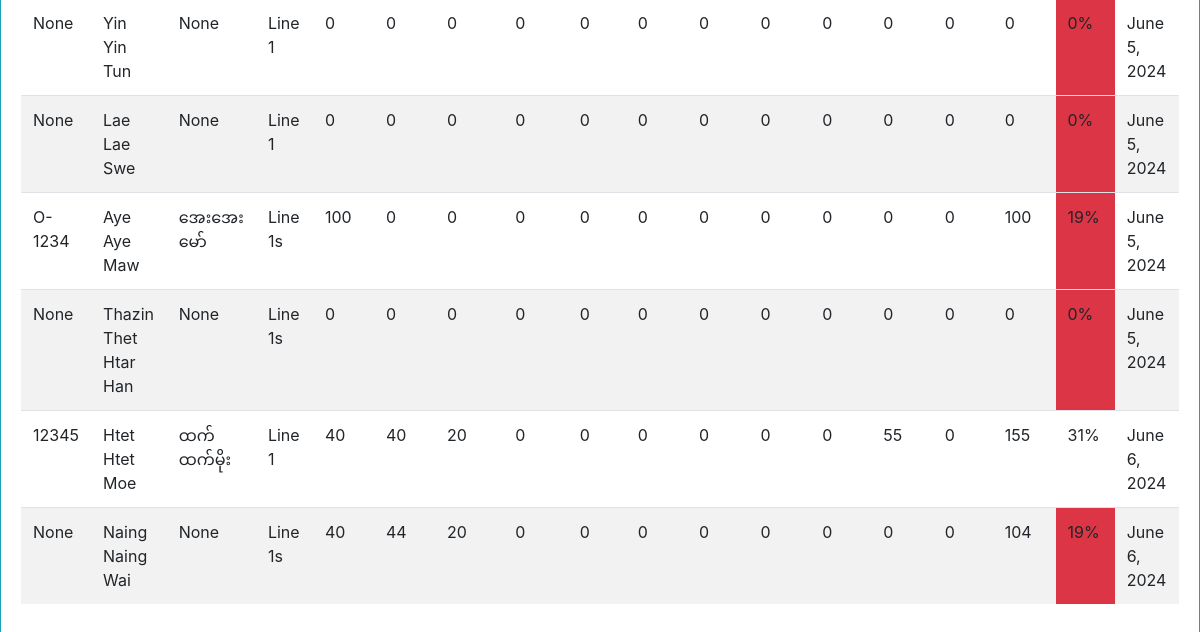
Before: /monthly_report/ (lower part) with the older database file.
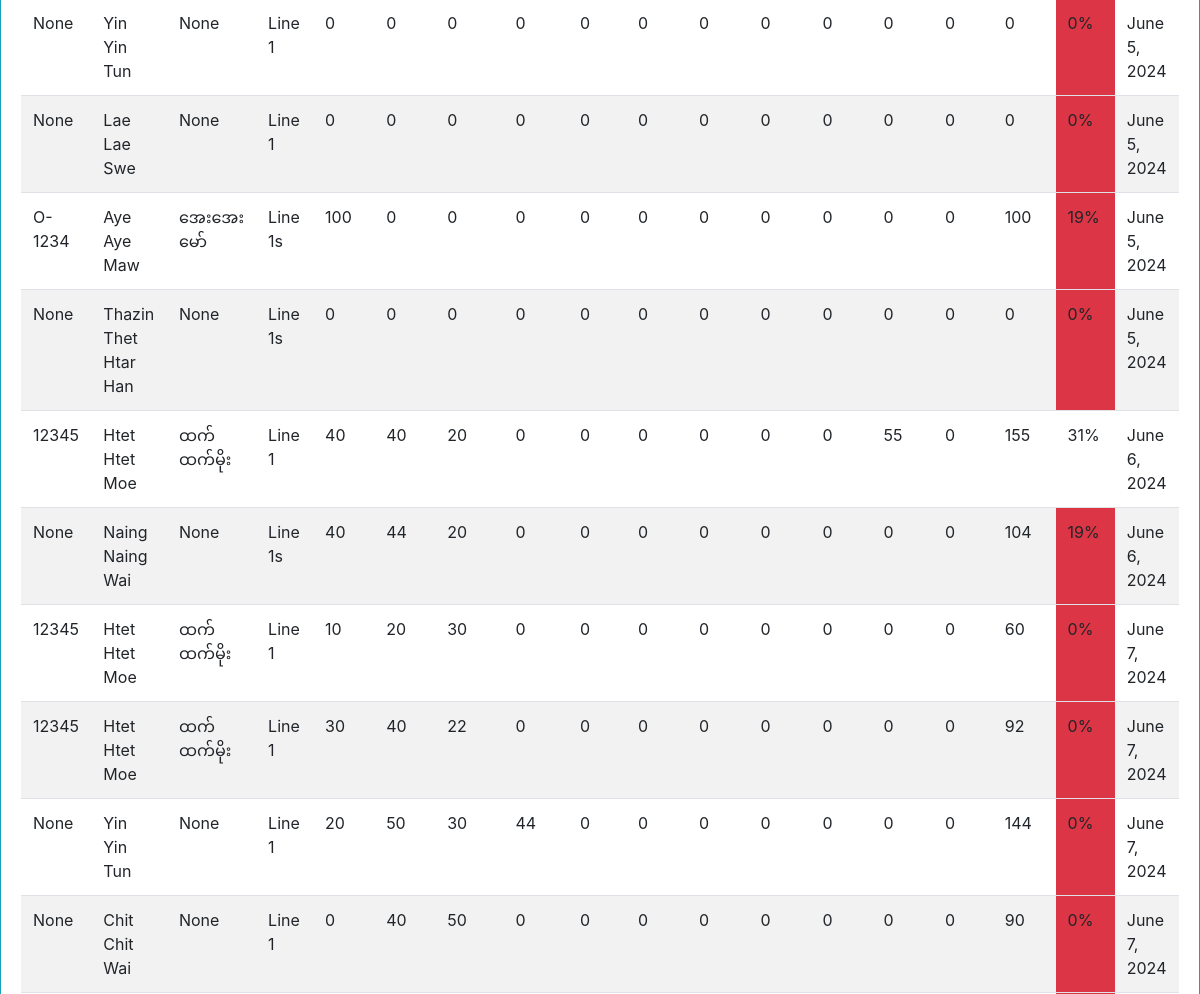
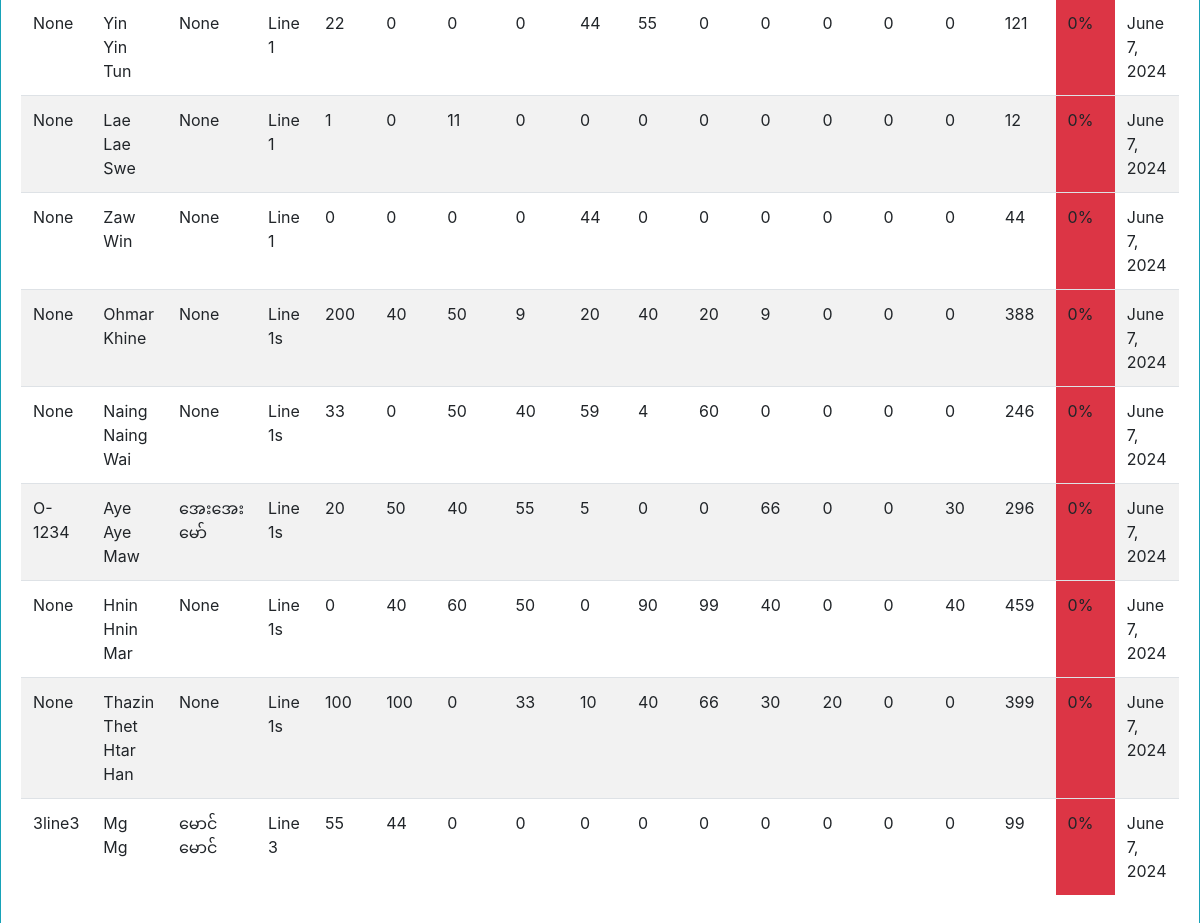
After: the same page with the newer database file (2 pictures, top to bottom).
### myapp/models.py (models this page shows, shortened)
class daily_report(models.Model):
    operator_name = models.ForeignKey(operator, on_delete=models.CASCADE)
    line = models.ForeignKey(line, on_delete=models.CASCADE)
    h1 = models.PositiveIntegerField(default=0)
    h2 = models.PositiveIntegerField(default=0)
    h3 = models.PositiveIntegerField(default=0)
    h4 = models.PositiveIntegerField(default=0)
    h5 = models.PositiveIntegerField(default=0)
    h6 = models.PositiveIntegerField(default=0)
    h7 = models.PositiveIntegerField(default=0)
    h8 = models.PositiveIntegerField(default=0)
    h9 = models.PositiveIntegerField(default=0)
    h10 = models.PositiveIntegerField(default=0)
    h11 = models.PositiveIntegerField(default=0)
    h12 = models.PositiveIntegerField(default=0)
    target_qty = models.PositiveIntegerField(default=0)
    target_per = models.PositiveIntegerField(default=0)
    created_date = models.DateField(auto_now_add=True)
    updated_at = models.DateTimeField(auto_now=True)

class operator(models.Model):
    name = models.CharField(max_length=255)
    line = models.ForeignKey(line, on_delete=models.CASCADE)
    employee_code = models.CharField(max_length=255, blank=True, null=True)
    burmese = models.CharField(max_length=255, blank=True, null=True)
    role = models.CharField(max_length=255, blank=True, null=True)
    daily_target = models.PositiveIntegerField(default=0)
    status = models.BooleanField(default=False)
    def __str__(self):
        return self.name

class line(models.Model):
    line_name = models.CharField(max_length=255)
    target = models.PositiveIntegerField(default=0)
    def __str__(self):
        return self.line_name

### myapp/views.py (the view)
# urls.py: path('monthly_report/', views.monthly_report, name='monthly_report'),
def monthly_report(request):
    if request.method=="POST":
        fd = request.POST.get('fdate')
        ed = request.POST.get('edate')
        opr = daily_report.objects.filter(created_date__range=[fd, ed])
        lis = line.objects.all()
        context = {'op':opr, 'fd':fd, 'ed':ed, 'lis':lis}
        return render(request, 'monthly_report.html', context)
    else:
        opr = daily_report.objects.all()
        context = {'op':opr,}
        return render(request, 'monthly_report.html', context)

### templates/monthly_report.html (shortened to what this page needs)
{% extends 'base.html' %}
{% block content %}
<div class="card border-info"  style="max-width: 100%;">
  <div class="card-body">
<table class="table table-striped nowrap" id="monthlyrpt">
  <tbody>
  	{% for i in op %}
    <tr class="drvtbltr">
      <td>{{i.operator_name.employee_code}}</td>
      <td>{{i.operator_name}}</td>
      <td>{{i.operator_name.burmese}}</td>
      <td>{{i.line}}</td>
      <td>{{i.h1}}</td>
      <td>{{i.h2}}</td>
      <td>{{i.h3}}</td>
      <td>{{i.h4}}</td>
      <td>{{i.h5}}</td>
      <td>{{i.h6}}</td>
      <td>{{i.h7}}</td>
      <td>{{i.h8}}</td>
      <td>{{i.h9}}</td>
      <td>{{i.h10}}</td>
      <td>{{i.h11}}</td>
      <td>{{i.target_qty}}</td>
      {% if i.target_per > 80 %}
      <td class="bg-success">{{i.target_per}}%</td>
      {% elif i.target_per < 20 %}
      <td class="bg-danger">{{i.target_per}}%</td>
      {% else %}
      <td>{{i.target_per}}%</td>
      {% endif %}
      <td>{{i.created_date}}</td>
    </tr>
    {% endfor %}
  </tbody>
</table>
  </div>
</div>
{% endblock content %}

Changed rows visible on the page:
added daily_report: operator_name.employee_code "12345", operator_name "Htet Htet Moe", operator_name.burmese "ထက်ထက်မိုး", line "Line 1", h1 "10", h2 "20", h3 "30", h4 "0", h5 "0", h6 "0", h7 "0", h8 "0", h9 "0", h10 "0", h11 "0", target_qty "60", target_per "0", created_date "June 7, 2024"
added daily_report: operator_name.employee_code "12345", operator_name "Htet Htet Moe", operator_name.burmese "ထက်ထက်မိုး", line "Line 1", h1 "30", h2 "40", h3 "22", h4 "0", h5 "0", h6 "0", h7 "0", h8 "0", h9 "0", h10 "0", h11 "0", target_qty "92", target_per "0", created_date "June 7, 2024"
added daily_report: operator_name.employee_code "None", operator_name "Yin Yin Tun", operator_name.burmese "None", line "Line 1", h1 "20", h2 "50", h3 "30", h4 "44", h5 "0", h6 "0", h7 "0", h8 "0", h9 "0", h10 "0", h11 "0", target_qty "144", target_per "0", created_date "June 7, 2024"
added daily_report: operator_name.employee_code "None", operator_name "Chit Chit Wai", operator_name.burmese "None", line "Line 1", h1 "0", h2 "40", h3 "50", h4 "0", h5 "0", h6 "0", h7 "0", h8 "0", h9 "0", h10 "0", h11 "0", target_qty "90", target_per "0", created_date "June 7, 2024"
added daily_report: operator_name.employee_code "None", operator_name "Yin Yin Tun", operator_name.burmese "None", line "Line 1", h1 "22", h2 "0", h3 "0", h4 "0", h5 "44", h6 "55", h7 "0", h8 "0", h9 "0", h10 "0", h11 "0", target_qty "121", target_per "0", created_date "June 7, 2024"
added daily_report: operator_name.employee_code "None", operator_name "Lae Lae Swe", operator_name.burmese "None", line "Line 1", h1 "1", h2 "0", h3 "11", h4 "0", h5 "0", h6 "0", h7 "0", h8 "0", h9 "0", h10 "0", h11 "0", target_qty "12", target_per "0", created_date "June 7, 2024"
added daily_report: operator_name.employee_code "None", operator_name "Zaw Win", operator_name.burmese "None", line "Line 1", h1 "0", h2 "0", h3 "0", h4 "0", h5 "44", h6 "0", h7 "0", h8 "0", h9 "0", h10 "0", h11 "0", target_qty "44", target_per "0", created_date "June 7, 2024"
added daily_report: operator_name.employee_code "None", operator_name "Ohmar Khine", operator_name.burmese "None", line "Line 1s", h1 "200", h2 "40", h3 "50", h4 "9", h5 "20", h6 "40", h7 "20", h8 "9", h9 "0", h10 "0", h11 "0", target_qty "388", target_per "0", created_date "June 7, 2024"
added daily_report: operator_name.employee_code "None", operator_name "Naing Naing Wai", operator_name.burmese "None", line "Line 1s", h1 "33", h2 "0", h3 "50", h4 "40", h5 "59", h6 "4", h7 "60", h8 "0", h9 "0", h10 "0", h11 "0", target_qty "246", target_per "0", created_date "June 7, 2024"
added daily_report: operator_name.employee_code "O-1234", operator_name "Aye Aye Maw", operator_name.burmese "အေးအေးမော်", line "Line 1s", h1 "20", h2 "50", h3 "40", h4 "55", h5 "5", h6 "0", h7 "0", h8 "66", h9 "0", h10 "0", h11 "30", target_qty "296", target_per "0", created_date "June 7, 2024"
added daily_report: operator_name.employee_code "None", operator_name "Hnin Hnin Mar", operator_name.burmese "None", line "Line 1s", h1 "0", h2 "40", h3 "60", h4 "50", h5 "0", h6 "90", h7 "99", h8 "40", h9 "0", h10 "0", h11 "40", target_qty "459", target_per "0", created_date "June 7, 2024"
added daily_report: operator_name.employee_code "None", operator_name "Thazin Thet Htar Han", operator_name.burmese "None", line "Line 1s", h1 "100", h2 "100", h3 "0", h4 "33", h5 "10", h6 "40", h7 "66", h8 "30", h9 "20", h10 "0", h11 "0", target_qty "399", target_per "0", created_date "June 7, 2024"
added daily_report: operator_name.employee_code "3line3", operator_name "Mg Mg", operator_name.burmese "မောင်မောင်", line "Line 3", h1 "55", h2 "44", h3 "0", h4 "0", h5 "0", h6 "0", h7 "0", h8 "0", h9 "0", h10 "0", h11 "0", target_qty "99", target_per "0", created_date "June 7, 2024"
